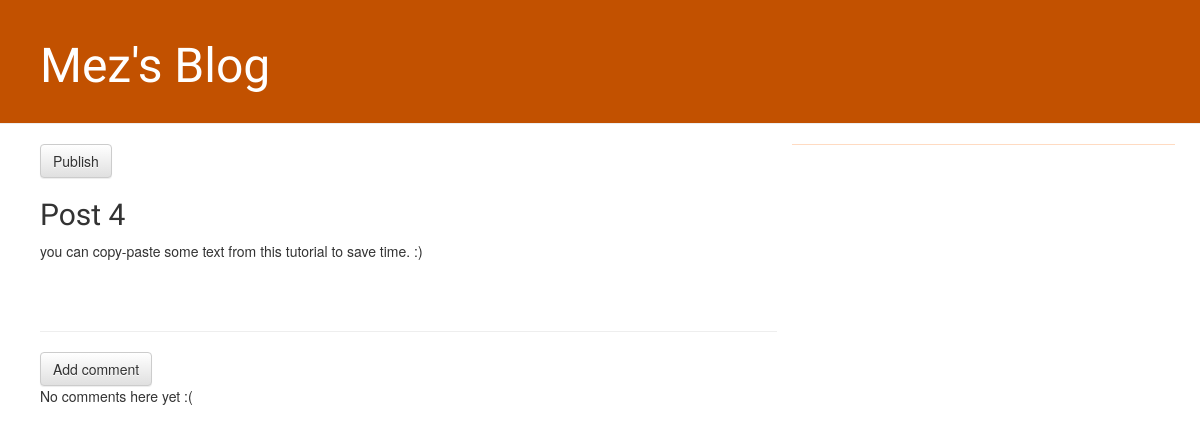
Page /post/4/ on the earlier database version.
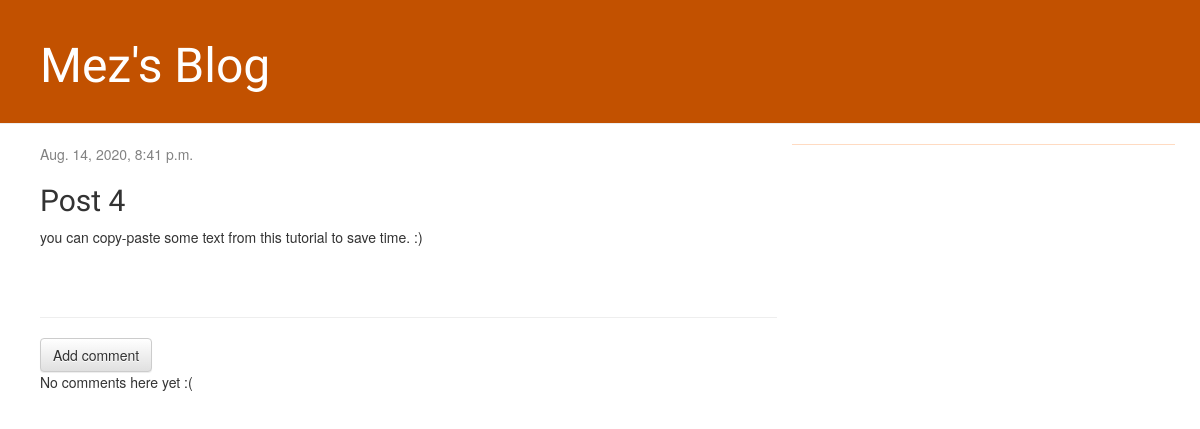
Same page on the later database version.
### blog/models.py (models this page shows, shortened)
class Post(models.Model):
	author = models.ForeignKey(settings.AUTH_USER_MODEL, on_delete=models.CASCADE)
	title = models.CharField(max_length=200)
	text = models.TextField()
	created_date = models.DateTimeField(default=timezone.now)
	published_date = models.DateTimeField(blank=True, null=True)

### blog/views.py (the view)
# urls.py: path('post/<int:pk>/', views.post_detail, name='post_detail'),
def post_detail(request, pk):
    post = get_object_or_404(Post, pk=pk)
    return render(request, 'blog/post_detail.html', {'post': post})

### blog/templates/blog/post_detail.html (shortened to what this page needs)
{% extends 'blog/base.html' %}
{% block content %}
    <div class="post">
        {% if post.published_date %}
            <div class="date">
                {{ post.published_date }}
            </div>
        {% else %}
            <a class="btn btn-default" href="{% url 'post_publish' pk=post.pk %}">Publish</a>
        {% endif %}
        <h2>{{ post.title }}</h2>
        <p>{{ post.text|linebreaksbr }}</p>
    </div>
    <hr>
         <a class="btn btn-default" href="{% url 'add_comment_to_post' pk=post.pk %}">Add comment</a>
{% for comment in post.comments.all %}
    {% if user.is_authenticated or comment.approved_comment %}
    <div class="comment">
        <div class="date">
            {{ comment.created_date }}
            {% if not comment.approved_comment %}
                <a class="btn btn-default" href="{% url 'comment_remove' pk=comment.pk %}"><span class="glyphicon glyphicon-remove"></span></a>
                <a class="btn btn-default" href="{% url 'comment_approve' pk=comment.pk %}"><span class="glyphicon glyphicon-ok"></span></a>
            {% endif %}
        </div>
        <strong>{{ comment.author }}</strong>
        <p>{{ comment.text|linebreaks }}</p>
    </div>
    {% endif %}
{% empty %}
    <p>No comments here yet :(</p>
{% endfor %}
{% endblock %}

Differences in the rows shown:
changed Post "Post 4": published_date (not shown) → "Aug. 14, 2020, 8:41 p.m."
Other differences:
text no longer shown: "Publish"
